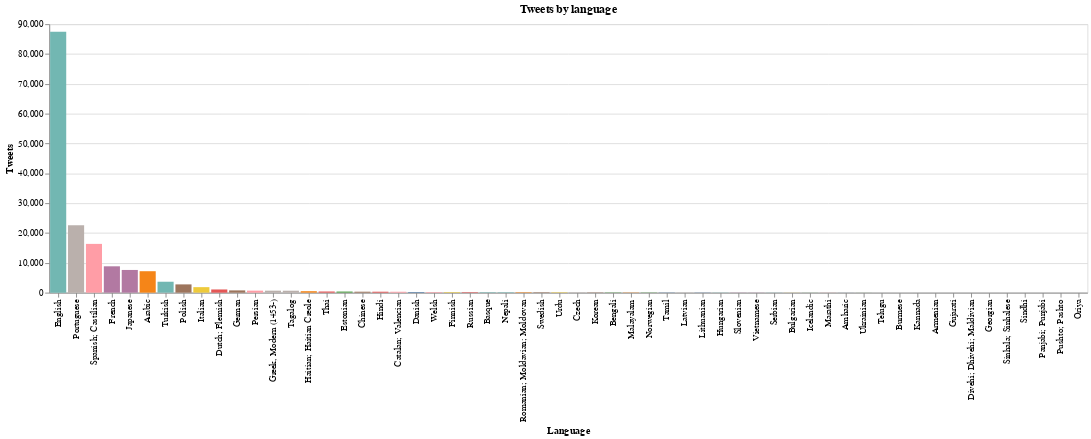

Notebook source saved alongside this figure:
### Code cell
# language, general plot
alt.Chart(df_language).mark_bar().encode(
    alt.X('language_comp',  sort='-y',  title="Language"),
    alt.Y('tweets', title="Tweets"),
    alt.Color('language_comp', legend=None),
    tooltip=['language_comp', 'tweets']
).properties(title="Tweets by language")

### Figure 1 — Vega-Lite specification as saved in the notebook (floating-point values rounded to 4 significant figures)
{"config": {"view": {"continuousWidth": 400, "continuousHeight": 300}}, "data": {"name": "data-f20dce08f5088f858b9ab94496cfa7d8"}, "mark": "bar", "encoding": {"color": {"field": "language_comp", "legend": null, "type": "nominal"}, "tooltip": [{"field": "language_comp", "type": "nominal"}, {"field": "tweets", "type": "quantitative"}], "x": {"field": "language_comp", "sort": "-y", "title": "Language", "type": "nominal"}, "y": {"field": "tweets", "title": "Tweets", "type": "quantitative"}}, "title": "Tweets by language", "$schema": "https://vega.github.io/schema/vega-lite/v4.17.0.json", "datasets": {"data-f20dce08f5088f858b9ab94496cfa7d8": [{"language": "en", "tweets": 87445, "language_comp": "English"}, {"language": "pt", "tweets": 22631, "language_comp": "Portuguese"}, {"language": "es", "tweets": 16353, "language_comp": "Spanish; Castilian"}, {"language": "fr", "tweets": 8836, "language_comp": "French"}, {"language": "ja", "tweets": 7613, "language_comp": "Japanese"}, {"language": "ar", "tweets": 7191, "language_comp": "Arabic"}, {"language": "tr", "tweets": 3666, "language_comp": "Turkish"}, {"language": "pl", "tweets": 2775, "language_comp": "Polish"}, {"language": "it", "tweets": 1849, "language_comp": "Italian"}, {"language": "nl", "tweets": 1071, "language_comp": "Dutch; Flemish"}, {"language": "de", "tweets": 762, "language_comp": "German"}, {"language": "fa", "tweets": 680, "language_comp": "Persian"}, {"language": "el", "tweets": 670, "language_comp": "Greek, Modern (1453-)"}, {"language": "tl", "tweets": 656, "language_comp": "Tagalog"}, {"language": "ht", "tweets": 494, "language_comp": "Haitian; Haitian Creole"}, {"language": "th", "tweets": 391, "language_comp": "Thai"}, {"language": "et", "tweets": 377, "language_comp": "Estonian"}, {"language": "zh", "tweets": 324, "language_comp": "Chinese"}, {"language": "hi", "tweets": 318, "language_comp": "Hindi"}, {"language": "ca", "tweets": 307, "language_comp": "Catalan; Valencian"}, {"language": "da", "tweets": 207, "language_comp": "Danish"}, {"language": "cy", "tweets": 194, "language_comp": "Welsh"}, {"language": "fi", "tweets": 191, "language_comp": "Finnish"}, {"language": "ru", "tweets": 183, "language_comp": "Russian"}, {"language": "eu", "tweets": 170, "language_comp": "Basque"}, {"language": "ne", "tweets": 168, "language_comp": "Nepali"}, {"language": "ro", "tweets": 164, "language_comp": "Romanian; Moldavian; Moldovan"}, {"language": "sv", "tweets": 161, "language_comp": "Swedish"}, {"language": "ur", "tweets": 155, "language_comp": "Urdu"}, {"language": "cs", "tweets": 134, "language_comp": "Czech"}, {"language": "ko", "tweets": 110, "language_comp": "Korean"}, {"language": "bn", "tweets": 102, "language_comp": "Bengali"}, {"language": "ml", "tweets": 91, "language_comp": "Malayalam"}, {"language": "no", "tweets": 90, "language_comp": "Norwegian"}, {"language": "ta", "tweets": 81, "language_comp": "Tamil"}, {"language": "lv", "tweets": 77, "language_comp": "Latvian"}, {"language": "lt", "tweets": 70, "language_comp": "Lithuanian"}, {"language": "hu", "tweets": 70, "language_comp": "Hungarian"}, {"language": "sl", "tweets": 64, "language_comp": "Slovenian"}, {"language": "vi", "tweets": 52, "language_comp": "Vietnamese"}, {"language": "sr", "tweets": 50, "language_comp": "Serbian"}, {"language": "bg", "tweets": 34, "language_comp": "Bulgarian"}, {"language": "is", "tweets": 31, "language_comp": "Icelandic"}, {"language": "mr", "tweets": 22, "language_comp": "Marathi"}, {"language": "am", "tweets": 21, "language_comp": "Amharic"}, {"language": "uk", "tweets": 20, "language_comp": "Ukrainian"}, {"language": "te", "tweets": 10, "language_comp": "Telugu"}, {"language": "my", "tweets": 10, "language_comp": "Burmese"}, {"language": "kn", "tweets": 5, "language_comp": "Kannada"}, {"language": "hy", "tweets": 3, "language_comp": "Armenian"}, {"language": "gu", "tweets": 2, "language_comp": "Gujarati"}, {"language": "dv", "tweets": 2, "language_comp": "Divehi; Dhivehi; Maldivian"}, {"language": "ka", "tweets": 2, "language_comp": "Georgian"}, {"language": "si", "tweets": 2, "language_comp": "Sinhala; Sinhalese"}, {"language": "sd", "tweets": 2, "language_comp": "Sindhi"}, {"language": "pa", "tweets": 2, "language_comp": "Panjabi; Punjabi"}, {"language": "ps", "tweets": 1, "language_comp": "Pushto; Pashto"}, {"language": "or", "tweets": 1, "language_comp": "Oriya"}]}}
